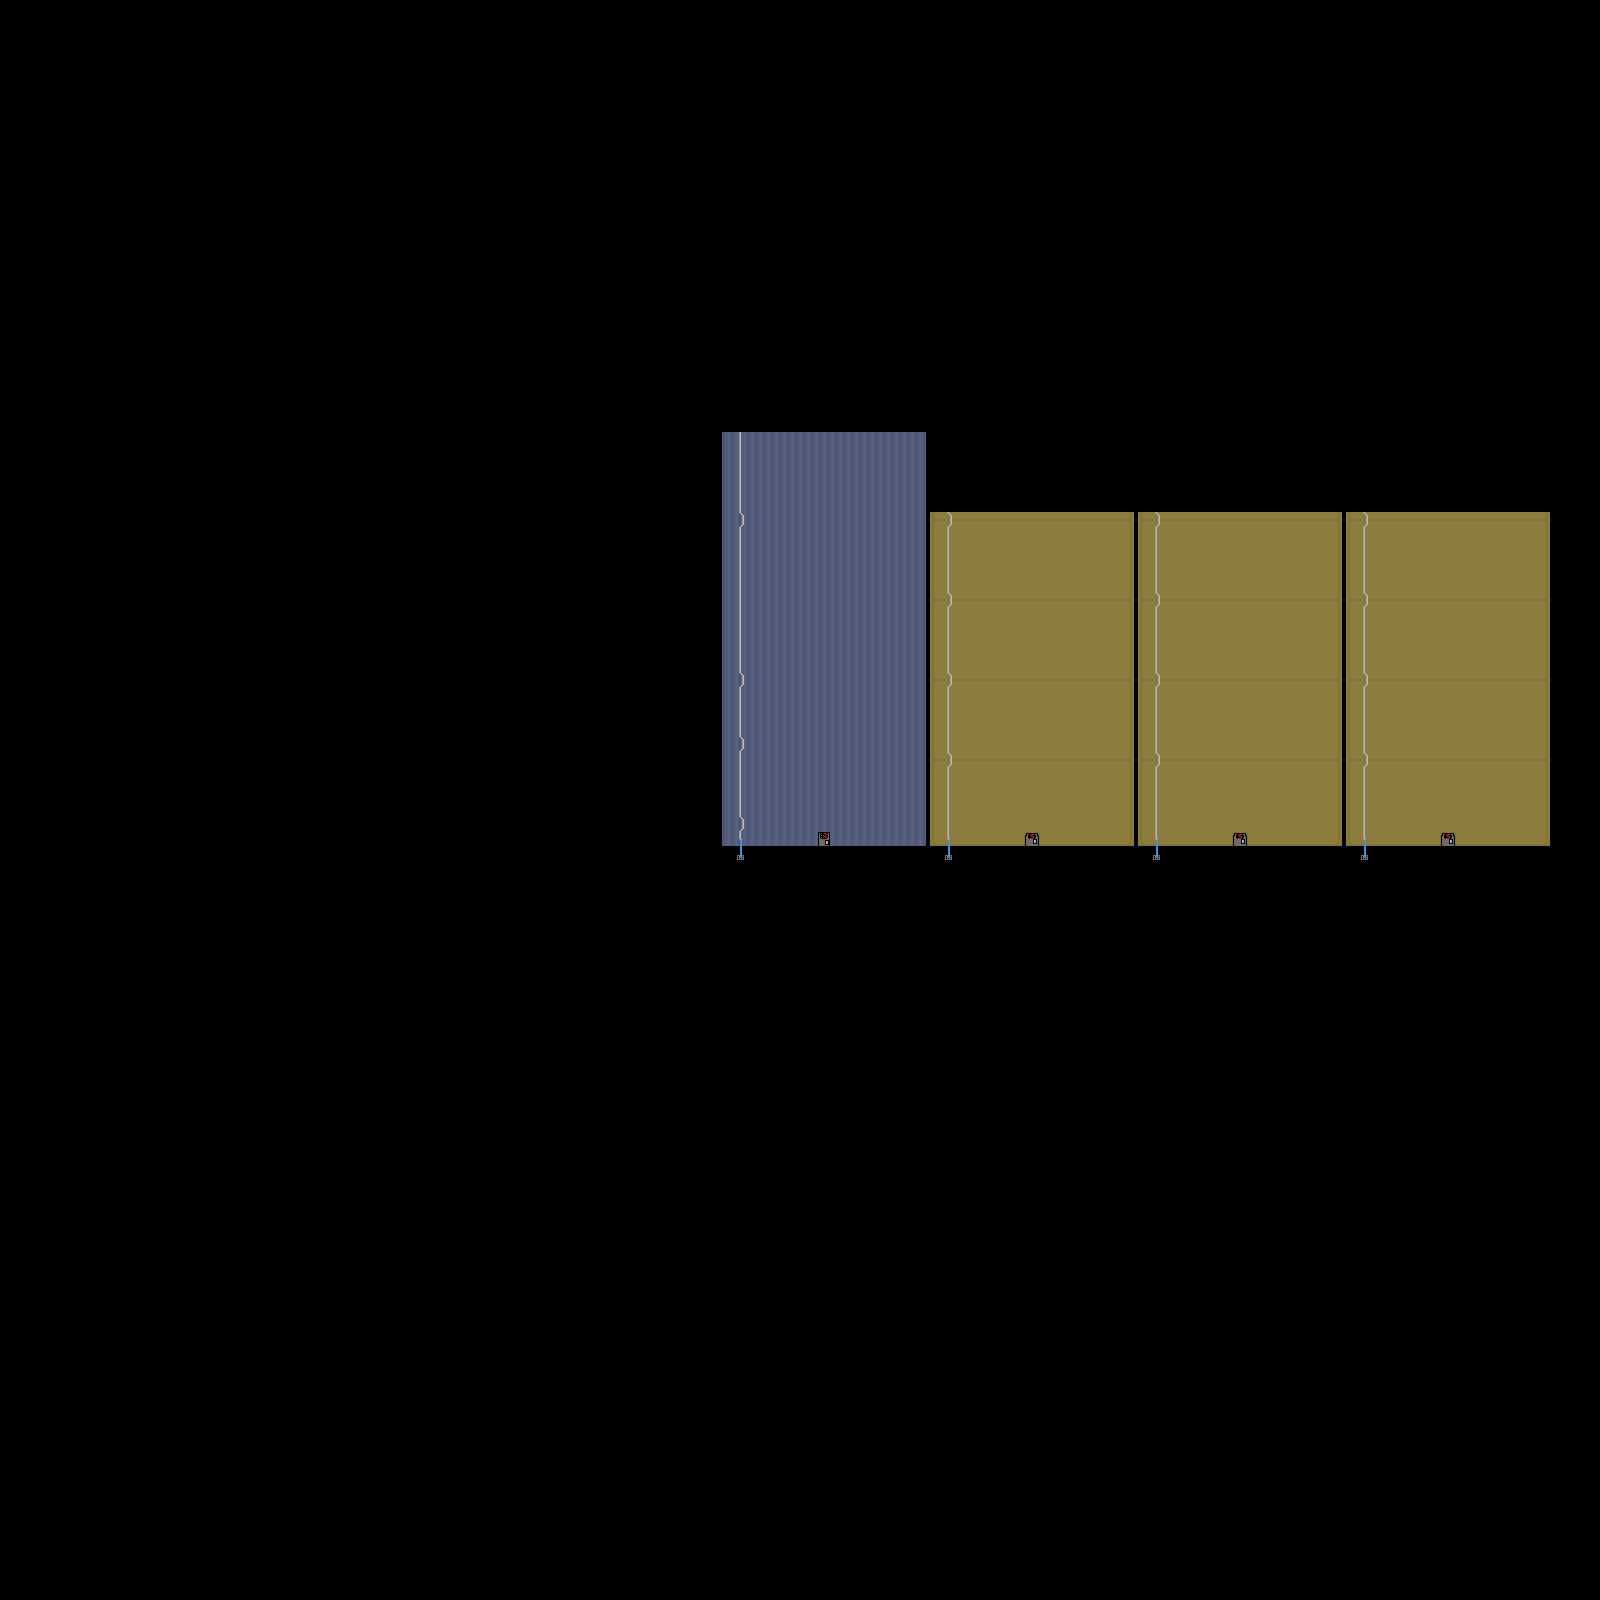

Tiled map render using the project's own tile images. Description and the map definition, with tile-layer contents summarised, below:
An orthogonal 100x100 tile map with 16x16 px tiles, 3 tile layers (Background, Tile Layer 1, Tile Layer 2), 3 tilesets.

<map version="1.0" tiledversion="1.1.5" orientation="orthogonal" renderorder="left-down" width="100" height="100" tilewidth="16" tileheight="16" infinite="0" nextobjectid="1">
 <tileset firstgid="1" source="BuildingTileSet.tsx" />
 <tileset firstgid="26" source="BuildingTileSetPadded.tsx" />
 <tileset firstgid="51" source="Roguelike.tsx" />
 <layer name="Background" width="100" height="100">
  <data>[10000 cells, 10000 non-empty, 1 distinct tile ids]</data>
 </layer>
 <layer name="Tile Layer 1" width="100" height="100">
  <data>[10000 cells, 1157 non-empty, 15 distinct tile ids]</data>
 </layer>
 <layer name="Tile Layer 2" width="100" height="100">
  <data>[10000 cells, 97 non-empty, 8 distinct tile ids]</data>
 </layer>
</map>
